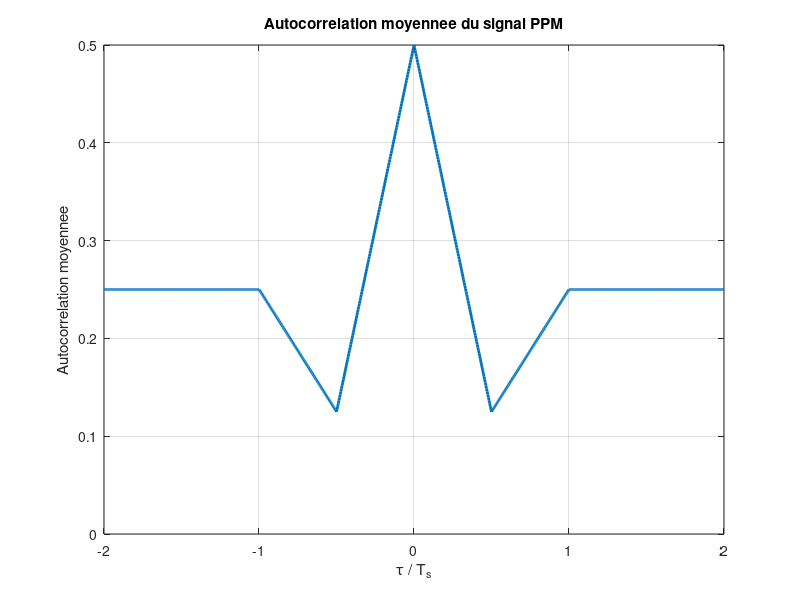

MATLAB code to generate this figure: (Note: this script raises an error after producing the figure.)
% TACHE 2 : autocorrelation moyennee et DSP du signal PPM (Welch et expression analytique)
clear; close all; clc;

%% Autocorrelation moyennee (sous-tache 4), Ts normalise a 1
Ts = 1;
tau = linspace(-2*Ts, 2*Ts, 1001);                % tau = 0 a l'indice 501
p = @(t) -0.5*(t >= 0 & t < Ts/2) + 0.5*(t >= Ts/2 & t < Ts);   % forme d'onde biphase
u = linspace(0, Ts, 1000);
Rp = zeros(size(tau));
for i = 1:numel(tau)
    Rp(i) = trapz(u, p(u) .* p(u + tau(i)));      % nul des que |tau| >= Ts
end
R_moy = 0.25 + Rp / Ts;
figure;
plot(tau/Ts, R_moy, 'LineWidth', 2); grid on; ylim([0 0.5]);
xlabel('\tau / T_s'); ylabel('Autocorrelation moyennee');
title('Autocorrelation moyennee du signal PPM');
sauver_figure('tache2_autocorrelation');

%% DSP : periodogramme de Welch (sous-tache 6) et expression analytique (sous-tache 5)
Fe = 20e6;
Fse = 20;
Ts = 1e-6;
NFFT = 256;
Nb = 20000;                                       % 20000*20/256 = 1562 FFT moyennees
sl = modulation_ppm(randi([0 1], 1, Nb), Fse);    % sl = 0.5 + somme de Ak p(t - kTs)
[Sxx, f] = Mon_Welch(sl - mean(sl), NFFT, Fe);    % moyenne retiree : le Dirac 0.25 delta(f) disparait

Gamma = Ts * sin(pi*f*Ts/2).^4 ./ (pi*f*Ts).^2;   % (1/Ts) |P(f)|^2
Gamma(f == 0) = 0;                                % limite en f = 0

figure;
plot(f/1e6, 10*log10(Sxx), 'LineWidth', 1.5); hold on;
plot(f/1e6, 10*log10(Gamma), '--', 'LineWidth', 1.5);
grid on; xlabel('Frequence (MHz)'); ylabel('DSP (dB/Hz)');
legend('Welch (simulation)', 'Expression analytique');
title('DSP du signal PPM');
sauver_figure('tache2_dsp');
